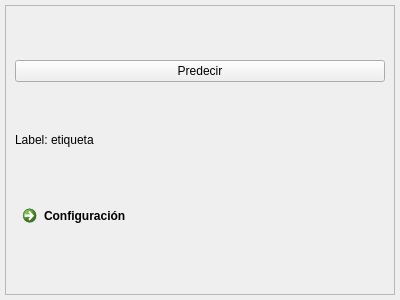
<?xml version="1.0" encoding="UTF-8"?>
<ui version="4.0">
 <class>PredictionWidget</class>
 <widget class="QWidget" name="PredictionWidget">
  <property name="geometry">
   <rect>
    <x>0</x>
    <y>0</y>
    <width>400</width>
    <height>300</height>
   </rect>
  </property>
  <property name="windowTitle">
   <string>Form</string>
  </property>
  <layout class="QGridLayout" name="gridLayout">
   <property name="leftMargin">
    <number>5</number>
   </property>
   <property name="topMargin">
    <number>5</number>
   </property>
   <property name="rightMargin">
    <number>5</number>
   </property>
   <property name="bottomMargin">
    <number>5</number>
   </property>
   <item row="0" column="0">
    <widget class="QScrollArea" name="scroll">
     <property name="widgetResizable">
      <bool>true</bool>
     </property>
     <widget class="QWidget" name="scrollAreaWidgetContents">
      <property name="geometry">
       <rect>
        <x>0</x>
        <y>0</y>
        <width>388</width>
        <height>288</height>
       </rect>
      </property>
      <layout class="QGridLayout" name="gridLayout_2">
       <item row="2" column="1" alignment="Qt::AlignLeft">
        <widget class="QLabel" name="lab_prediction">
         <property name="sizePolicy">
          <sizepolicy hsizetype="Preferred" vsizetype="Fixed">
           <horstretch>0</horstretch>
           <verstretch>0</verstretch>
          </sizepolicy>
         </property>
         <property name="text">
          <string>Label: etiqueta</string>
         </property>
        </widget>
       </item>
       <item row="1" column="1">
        <widget class="QPushButton" name="btn_prediction">
         <property name="text">
          <string>Predecir</string>
         </property>
        </widget>
       </item>
       <item row="3" column="1">
        <widget class="QCommandLinkButton" name="btn_conf">
         <property name="sizePolicy">
          <sizepolicy hsizetype="Preferred" vsizetype="Fixed">
           <horstretch>0</horstretch>
           <verstretch>0</verstretch>
          </sizepolicy>
         </property>
         <property name="text">
          <string>Configuración</string>
         </property>
        </widget>
       </item>
       <item row="0" column="1">
        <layout class="QGridLayout" name="entradas_grid"/>
       </item>
      </layout>
     </widget>
    </widget>
   </item>
  </layout>
 </widget>
 <resources/>
 <connections/>
</ui>
